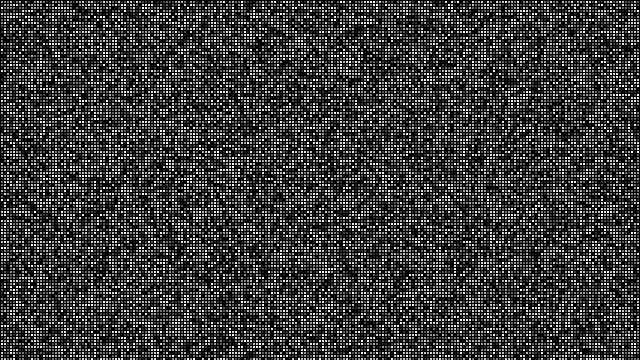
Frame 1 (no input)
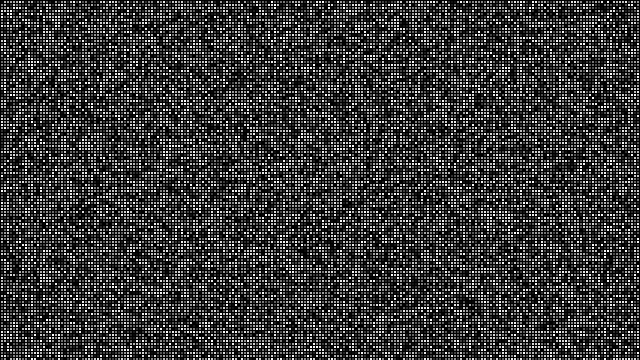
Frame 60 (the mouse pressed at the canvas centre just before this capture)
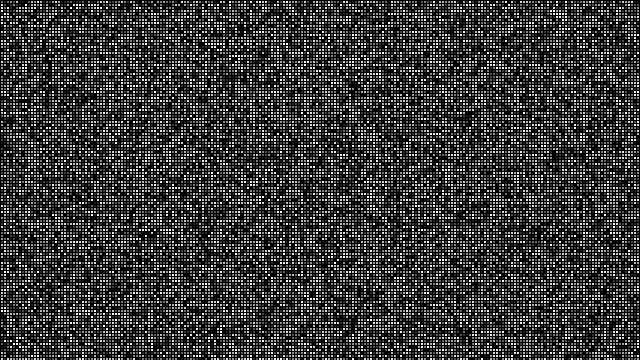
Frame 120 (the mouse held since frame 60 and released just before this capture)

The Processing sketch that drew these frames (run headless with seeded random() and noise(); from frame 60 on, the mouse is pressed at the canvas centre):

// Processing sketch: white_noise
// ── white_noise.pde
void setup(){
  size(640, 360);
}
int l = 3, b = 3;
void draw(){
  background(0);
  for(int i = 0; i<=width; i+=l){
    for(int j = 0; j<=height; j+=b){
      fill(255, random(255));
      rect(i, j, l, b);
    }
  }
}
